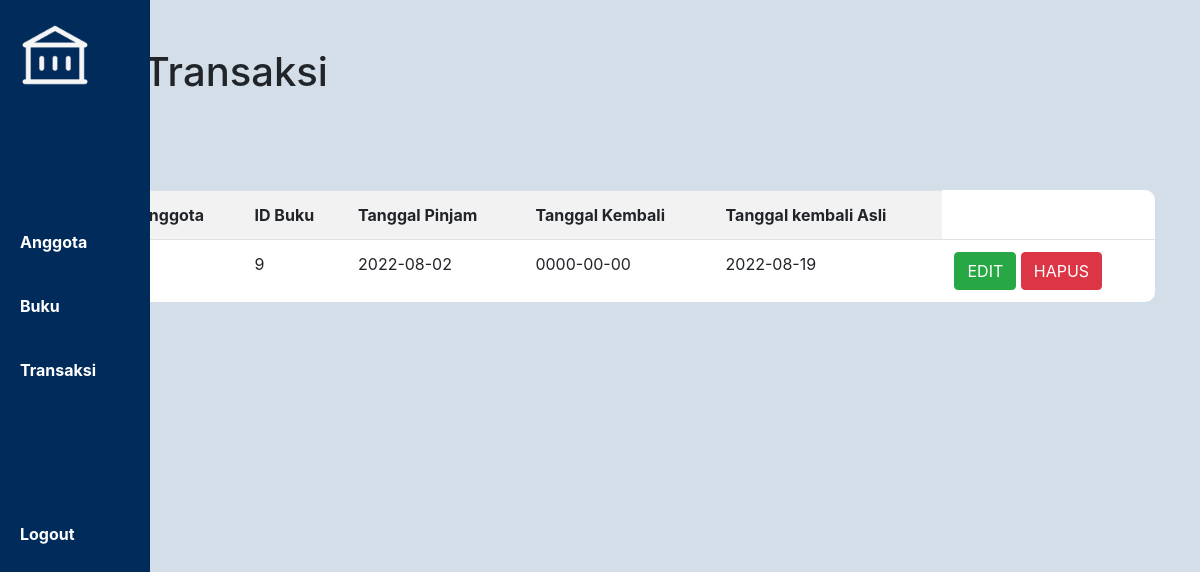
/transaksi/view.php, run on the app's committed database.
### tables this page shows
CREATE TABLE `transaksi` (
  `id_transaksi` int(11) NOT NULL,
  `id_anggota` int(11) NOT NULL,
  `id_buku` int(11) NOT NULL,
  `tanggal_pinjam` date NOT NULL,
  `tanggal_kembali` date NOT NULL,
  `tanggal_kembali_asli` date NOT NULL
);

### transaksi/view.php (the view, shortened to what this page needs)
<!DOCTYPE html>
<html>
<head>
     <link rel="stylesheet" href="https://cdn.jsdelivr.net/npm/bootstrap@4.0.0/dist/css/bootstrap.min.css">
    <link rel='stylesheet' type='text/css' media='screen' href='../css/style.css'>
</head>
<body>
	<?php include '../header.php' ?>
		<br/>
		<br/>
		<?php
			include'koneksi.php';
			$transaksi = mysqli_query($koneksi,"select * from transaksi");
		?>
		<div class='container'>
			<h1>Data Transaksi</h1>
			<br/>
			<a href="add.php" class='btn btn-success'>Tambah</a>
			<br/>
			<br/>
			<table class="table table-striped">
			<tr>
				<th>NO</th>
				<th>ID Anggota</th>
				<th>ID Buku</th>
				<th>Tanggal Pinjam</th>
				<th>Tanggal Kembali</th>
				<th>Tanggal kembali Asli</th>
			</tr>
			<?php
				$no = 1;
				$total = mysqli_num_rows($transaksi);
				foreach($transaksi as $key => $value){
			?>
				<tr>
					<td><?=$no?></td>
					<td><?=$value['id_anggota']?></td>
					<td><?=$value['id_buku']?></td>
					<td><?=$value['tanggal_pinjam']?></td>
					<td><?=$value['tanggal_kembali']?></td>
					<td><?=$value['tanggal_kembali_asli']?></td>
					<td>
						<a href="add.php?id=<?=$value['id_transaksi']?>" class='btn btn-success'>EDIT</a>
						<a href="delete.php?id=<?=$value['id_transaksi']?>" class='btn btn-danger'>HAPUS</a>
					</td>
				</tr>
				<?php
				$no++;
			}
			?>
		</table>
		<p>total data : <?=$total?></p>
	</div>
</body>
</html>

### css/style.css (style rules this page uses)
:root { --primary : #002B5B; --secondary : #8FE3CF; }
* { margin: 0; padding: 0; box-sizing: border-box; }
body { height: 100vh; background: #d4dee9; }
.table { padding: 20px; background: #fff; border-radius: 10px; }

### data on the page
transaksi: id_buku "9", tanggal_pinjam "2022-08-02", tanggal_kembali "0000-00-00", tanggal_kembali_asli "2022-08-19"
